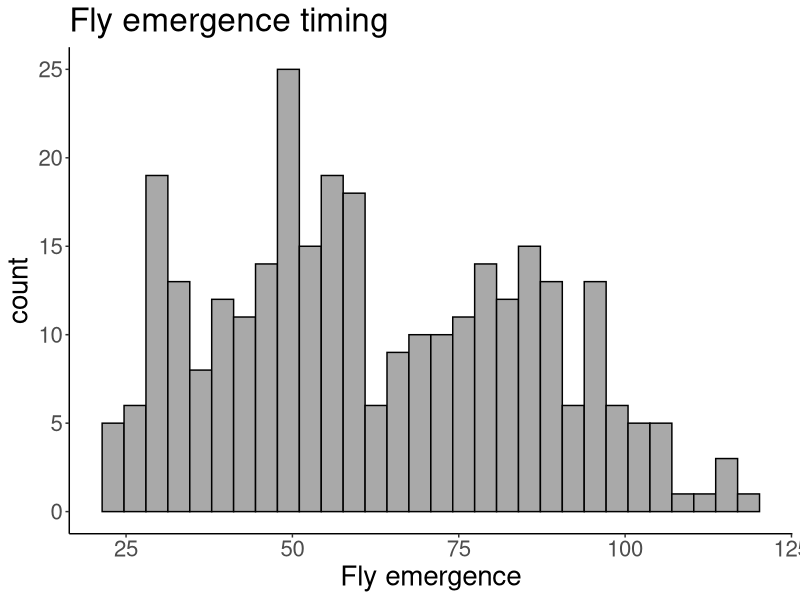
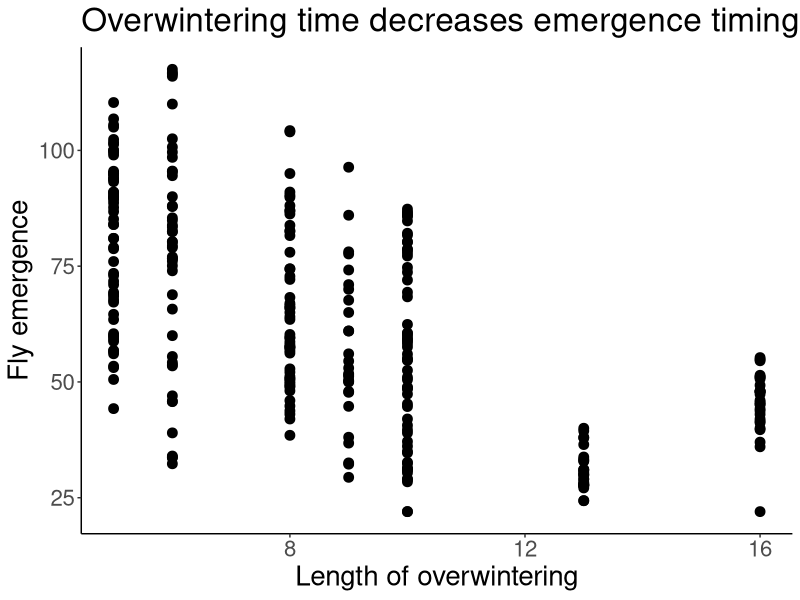
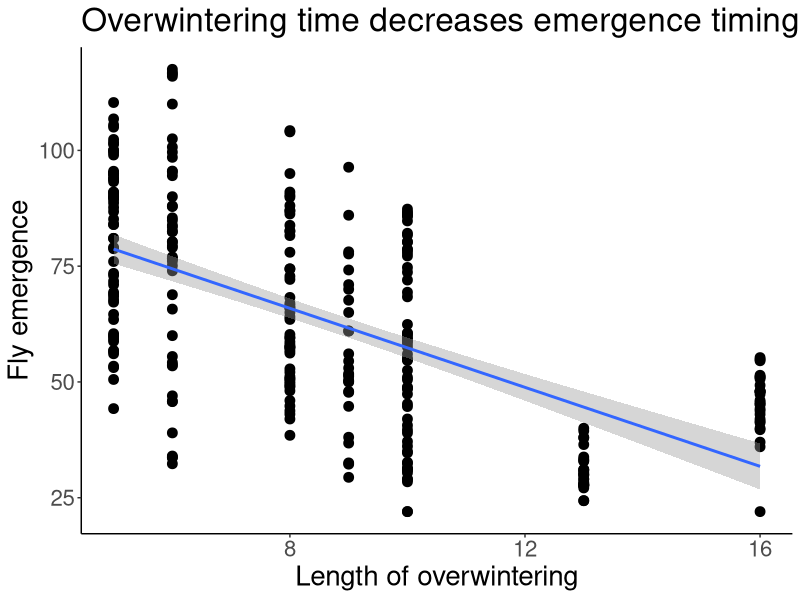

Reproduce these figures in R, in order. (Note: this script raises an error after producing the figures.)
## ---- chunk 1
library(RColorBrewer)
Tcol<-brewer.pal(9,'Set1')
my_colors <- c(Tcol[3], Tcol[4], Tcol[2], Tcol[1])

fly <- read.csv('recent_collections_2012-2019.csv')
library(ggplot2)
ggplot(fly, aes(x = emerge_mean)) +
  geom_histogram(fill = 'darkgray', color = 'black') +
  xlab('Fly emergence')+
  labs(title = 'Fly emergence timing') +
  theme_classic() +theme(text = element_text(size=20))
## ---- chunk 2
ggplot(fly, aes(x = ow, y = emerge_mean)) +
  geom_point(size = 3) +
  labs(title = 'Overwintering time decreases emergence timing') +
  xlab('Length of overwintering') +
  ylab('Fly emergence')+
  theme_classic() +
  theme(text = element_text(size=20))
## ---- chunk 3
ggplot(fly, aes(x = ow, y = emerge_mean)) +
  geom_point(size = 3) +
  labs(title = 'Overwintering time decreases emergence timing') +
  xlab('Length of overwintering') +
  ylab('Fly emergence')+
  theme_classic() +
  theme(text = element_text(size=20)) +
  geom_smooth(method='lm')
## ---- chunk 4
ggplot(fly, aes(x = ow, y = emerge_mean, color = species)) +
  geom_point(size = 3) +
  labs(title = 'Overwintering time decreases emergence timing') +
  xlab('Length of overwintering') +
  ylab('Fly emergence')+
  theme_classic() +
  theme(text = element_text(size=20))+
    scale_color_discrete(palette= my_colors)
## ---- chunk 5
ggplot(fly, aes(x = ow, y = emerge_mean, color = species)) +
  geom_point(size = 3) +
  labs(title = 'Overwintering time decreases emergence timing') +
  xlab('Length of overwintering') +
  ylab('Fly emergence')+
  theme_classic() +
  theme(text = element_text(size=20)) +
  geom_smooth(method='lm') +
  scale_color_discrete(palette= my_colors)
## ---- chunk 6
ggplot(fly, aes(x = species, y = emerge_mean)) +
  geom_boxplot() + 
  theme_classic() +
  labs(x = 'Species', y= 'Days to emergence', title = 'Fly emergence') +theme(text = element_text(size=20))
## ---- chunk 7
ggplot(fly, aes(x = species, y = emerge_mean, fill = species)) +
  geom_boxplot() + 
  theme_classic() +
  labs(x = 'Species', y= 'Days to emergence', title = 'Fly emergence') +theme(text = element_text(size=20))+
  scale_fill_discrete(palette= my_colors)
## ---- chunk 8
fly$species <- with(fly, reorder(species , emerge_mean, median , na.rm=T))
ggplot(fly, aes(x = reorder(species, emerge_mean), y = emerge_mean, fill = species)) +
  geom_boxplot() + 
  theme_classic() +
  labs(x = 'Species', y= 'Days to emergence', title = 'Fly emergence') +theme(text = element_text(size=20))+
  scale_fill_discrete(palette= my_colors)

## ---- chunk 9
ggplot(fly, aes(x = species, y = emerge_mean, fill = species)) +
    geom_boxplot() + 
  geom_point(alpha = 0.5) +
  theme_classic() +
  labs(x = 'Species', y= 'Days to emergence', title = 'Fly emergence') +theme(text = element_text(size=20))+
  scale_fill_discrete(palette= my_colors)
## ---- chunk 10
library(dplyr)
fly |>
  group_by(Coll.year) |>
  summarize(n = sum(N))|>
  arrange(Coll.year) |>
  mutate(n = ifelse(is.na(n), 0, n)) |>
  mutate(cumm_sum = cumsum(n))|>
  ggplot(aes(x = Coll.year, y = cumm_sum)) +
  geom_point(size = 2) +
  geom_line(linewidth  = 2) +
  theme_classic() +
  labs(x = 'Year', y= 'Number flies collected', title = 'Fly collections')+theme(text = element_text(size=20))
## ---- chunk 11
fly |>
  group_by(Coll.year, species) |>
  summarize(n = sum(N))|>
  group_by(species) |>
  mutate(cumm_sum = cumsum(n))|>
  ggplot(aes(x = Coll.year, y = cumm_sum, color = species)) +
  geom_point(size = 4) +
  geom_line() +
  theme_classic() +
  labs(x = 'Year', y= 'Number flies collected', title = 'Fly collections')+theme(text = element_text(size=20))+
  scale_color_discrete(palette= my_colors)
## ---- chunk 12
plant.example <- data.frame(color = c('red', 'blue'), growth = c(8, 10), error = c(1.5, .75))

ggplot(plant.example, aes(color, growth)) +
  geom_bar(stat = 'identity') +
  scale_y_continuous(limits=c(0,12)) +
  theme_classic() +theme(text = element_text(size=20)) 
## ---- chunk 13
fly |>
  group_by(species) |>
  summarize(emerge = mean(emerge_mean, na.rm=T), sd = mean(emerge_sd, na.rm= T)) |>
  ggplot(aes(x = species, y = emerge)) +
  geom_bar(stat='identity', fill= 'gray')+ 
  theme_classic() +
  labs(x = 'Species', y= 'Days to emergence', title = 'Fly emergence')+theme(text = element_text(size=20))
## ---- chunk 14
fly |>
  group_by(species) |>
  summarize(emerge = mean(emerge_mean, na.rm=T), sd = mean(emerge_sd, na.rm= T)) |>
  ggplot(aes(x = species, y = emerge)) +
  geom_bar(stat='identity', fill= 'gray')+
  geom_errorbar(aes(ymin = emerge - sd, ymax = emerge + sd))+ 
  theme_classic() +
  labs(x = 'Species', y= 'Days to emergence', title = 'Fly emergence')+theme(text = element_text(size=20))
## ---- chunk 15
fly |>
  group_by(species) |>
  summarize(emerge = mean(emerge_mean, na.rm=T), sd = mean(emerge_sd, na.rm= T)) |>
  ggplot(aes(x = species, y = emerge)) +
  geom_point(size =3)+
  geom_errorbar(aes(ymin = emerge - sd, ymax = emerge + sd))+ 
  theme_classic() +
  labs(x = 'Species', y= 'Days to emergence', title = 'Fly emergence')+theme(text = element_text(size=20))
## ---- chunk 16
coll_summary <- fly |>
  group_by(Coll.year, species) |>
  summarize(n = sum(N)) 

ggplot(coll_summary, aes(x = as.factor(Coll.year), y = n, color = species, fill = species)) +
  geom_bar(stat = 'identity')+
  theme_classic() +
  labs(x = 'Year', y= 'Number flies collected', title = 'Fly collections')+theme(text = element_text(size=20))+
  scale_fill_discrete(palette= my_colors)+
  scale_color_discrete(palette= my_colors)
## ---- chunk 17
coll_summary |>
   filter(Coll.year %in% c(2012, 2013, 2015, 2018, 2019)) |>
  group_by(Coll.year) |>
  mutate(prop = n / sum(n)) |>
   ggplot(aes(x = as.factor(Coll.year), y = prop, fill = species)) +
  geom_bar(stat = 'identity') +
  theme_classic() +
  labs(x = 'Year', y= 'Proportion flies collected', title = 'Fly collections')+theme(text = element_text(size=20))+
  scale_color_discrete(palette= my_colors)+
  scale_fill_discrete(palette= my_colors)
## ---- chunk 18
fly |>
  group_by(species) |>
  summarize(n = sum(N, na.rm = T)) |>
ggplot(aes(x="", y=n, fill=species)) +
  geom_bar(stat="identity", width=1) +
  coord_polar("y", start=0) + theme_void() +
  scale_fill_discrete(palette= my_colors)
